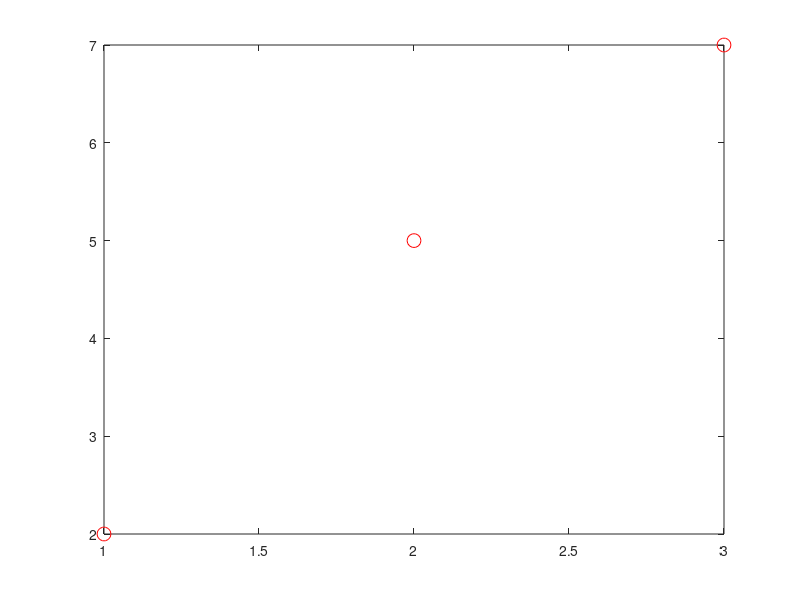

The MATLAB script that drew this image: (Note: this script raises an error after producing the figure.)
%Fu Wen Tay, 15 May, Exercise 5b: Version 9

% Short script to test the function points2pwl to 
% generate a Piecewise Linear (PWL) curve

% Define three points (x1,y1), (x2,y2) and (x3,y3)
X = [3,2,1];  % In vector form X = [x1 x2 x3]
Y = [7,5,2];  %            and Y = [y1 y2 y3]

% Plot 3 original points as large red circles
plot(X,Y,'ro','MarkerSize',10)
hold on

% Find coefficients of pwl going through three points
lineCoeffs = findLines(X,Y);

% Define range to define PWL over
x = 0:0.1:4;

% Find values of PWL over x range
y = getPWL(lineCoeffs,x);

% Check visually
plot(x,y,'b.-')
grid

